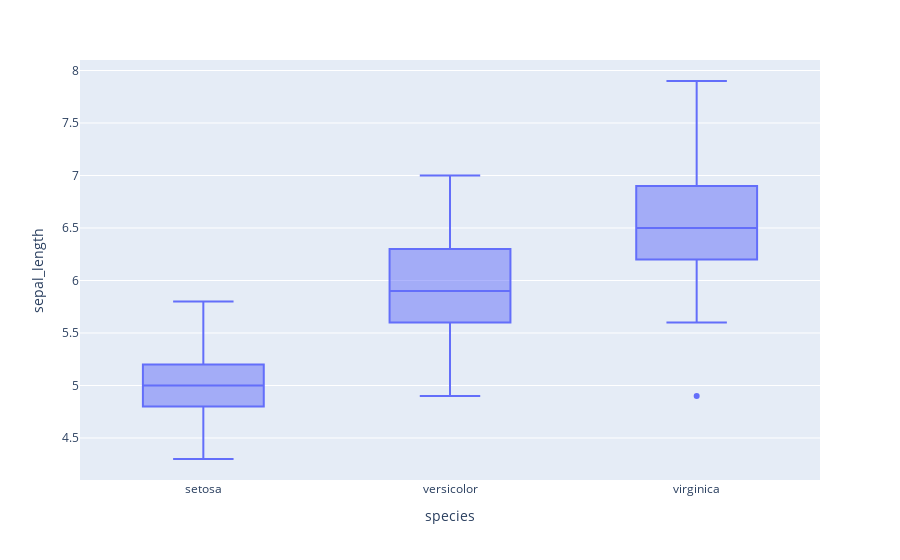

Here is the notebook cell this chart was saved with:
### Code cell
fig = px.box(df, x="species" ,y="sepal_length")
fig.show()

### Figure 1 — Plotly figure (JSON) as saved in the notebook; plotly's stock layout.template omitted (floating-point values rounded to 4 significant figures; data arrays with more than 128 entries replaced by an {"elided": "..."} marker saying what was removed)
{"data": [{"alignmentgroup": "True", "hovertemplate": "species=%{x}<br>sepal_length=%{y}<extra></extra>", "legendgroup": "", "marker": {"color": "#636efa"}, "name": "", "notched": false, "offsetgroup": "", "orientation": "v", "showlegend": false, "type": "box", "x": {"elided": "150 str values"}, "x0": " ", "xaxis": "x", "y": {"elided": "150 float values"}, "y0": " ", "yaxis": "y"}], "layout": {"boxmode": "group", "legend": {"tracegroupgap": 0}, "margin": {"t": 60}, "xaxis": {"anchor": "y", "domain": [0, 1], "title": {"text": "species"}}, "yaxis": {"anchor": "x", "domain": [0, 1], "title": {"text": "sepal_length"}}}}
